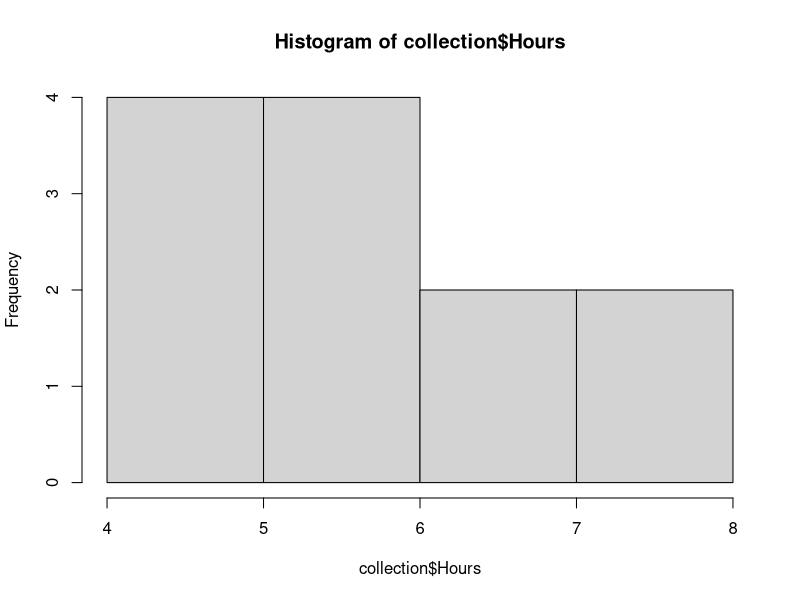

The R script that drew this image:
## ---- chunk 1
collection <- data.frame("Hours" = c(5.5, 6.9, 5.8, 5.5, 4.5, 4.6, 7.8, 6.4, 5.6, 7.4, 4, 4.5))
collmean <- mean(collection$Hours)
collsd <- sd(collection$Hours)
collmean
collsd
## ---- chunk 2
collhist <- hist(collection$Hours)
collhist
## ---- chunk 3
x <- 5.5
z_score <- qnorm(.990) ##qnorm of ..990 for 98% confidence
n <- 12 ## number of results in sample
s <- 1.2 ## standard deviation of results

lower_bound <- x - z_score * s/sqrt(n)
lower_bound

upper_bound <- x + z_score * s/sqrt(n)
upper_bound
## ---- chunk 4
x <- 5.5
z_score <- qnorm(.990) ##qnorm of ..990 for 98% confidence
n <- 7 ## number of results in sample
s <- 1.2 ## standard deviation of results

lower_bound <- x - z_score * s/sqrt(n)
lower_bound

upper_bound <- x + z_score * s/sqrt(n)
upper_bound
## ---- chunk 5
x <- 5.5
z_score <- qnorm(.995) ##qnorm of ..995 for 99% confidence
n <- 7 ## number of results in sample
s <- 1.2 ## standard deviation of results

lower_bound <- x - z_score * s/sqrt(n)
lower_bound

upper_bound <- x + z_score * s/sqrt(n)
upper_bound

